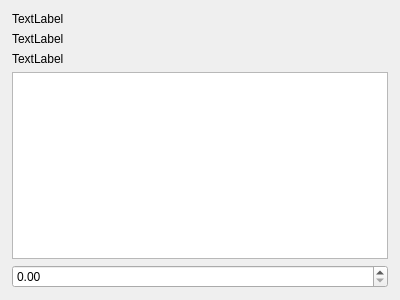
<?xml version="1.0" encoding="UTF-8"?>
<ui version="4.0">
 <class>Form</class>
 <widget class="QWidget" name="Form">
  <property name="geometry">
   <rect>
    <x>0</x>
    <y>0</y>
    <width>400</width>
    <height>300</height>
   </rect>
  </property>
  <property name="windowTitle">
   <string>Form</string>
  </property>
  <widget class="QWidget" name="widget" native="true">
   <property name="geometry">
    <rect>
     <x>12</x>
     <y>12</y>
     <width>376</width>
     <height>276</height>
    </rect>
   </property>
   <layout class="QVBoxLayout" name="verticalLayout_2">
    <item>
     <widget class="QLabel" name="label">
      <property name="text">
       <string>TextLabel</string>
      </property>
     </widget>
    </item>
    <item>
     <widget class="QLabel" name="label_2">
      <property name="text">
       <string>TextLabel</string>
      </property>
     </widget>
    </item>
    <item>
     <widget class="QLabel" name="label_3">
      <property name="text">
       <string>TextLabel</string>
      </property>
     </widget>
    </item>
    <item>
     <widget class="QTextBrowser" name="output"/>
    </item>
    <item>
     <widget class="QDoubleSpinBox" name="input"/>
    </item>
   </layout>
  </widget>
 </widget>
 <resources/>
 <connections/>
</ui>
